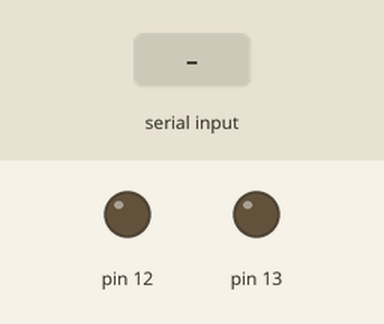
Bench run of a sketch on a simulated Arduino Uno, built with avr-gcc and run on an emulated ATmega328P. Shown: output pins drawn as LEDs (lit = HIGH). Inputs (shaded band) come from the test bench.

Above: at 1.2 s.
1.3 s: "a" received over Serial
At 2.1 s:
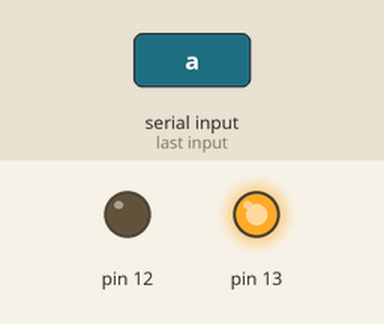
2.8 s: "b" received over Serial
At 3.2 s:
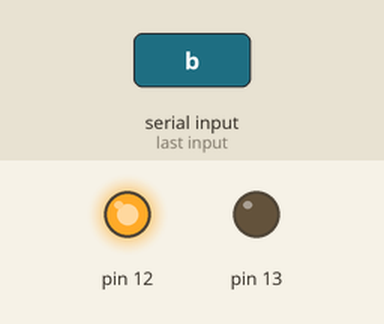
4.3 s: "c" received over Serial
At 5.5 s:
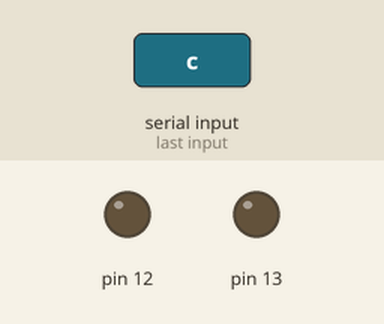
Timing chart, 0 to 7.3 s (numbered marks = the images above; inputs shaded):
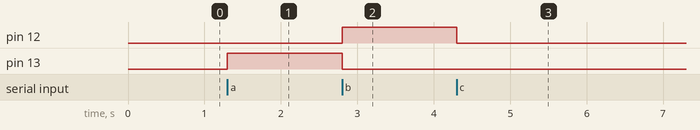

Measured:
- after the input at 1.3 s, pin 13: LOW → HIGH at once
- after the input at 2.8 s, pin 12: LOW → HIGH at once; pin 13: HIGH → LOW at once
- after the input at 4.3 s, pin 12: HIGH → LOW at once

The sketch:

Light_Code.ino
```cpp
#include "Arduino.h"
#include "lightRelay.h"

lightRelay LIGHT_0(13);
lightRelay LIGHT_1(12);

char serialInput ;

void setup() {
  Serial.begin(9600); //Initializing Arduino serial connection at a baud rate of 9600
}

void loop() {
  //empty until we decide we need to do something fancy
}

//serialEvent is what catches what you send from your python script
void serialEvent() {
  while (Serial.available()) {
    serialInput = Serial.read();
  }
  //Determine what to do given a serial command received
  switch (serialInput) {
    case 'a':
      LIGHT_0.on();
      LIGHT_1.off();
      break;
    case 'b':
      LIGHT_0.off();
      LIGHT_1.on();
      break;
    case 'c':
      LIGHT_0.off();
      LIGHT_1.off();
      break;
  }
  serialInput = ' '; //reset serial input character
}
```

lightRelay.cpp
```cpp
#include "Arduino.h"
#include "lightRelay.h"

lightRelay::lightRelay(int pin)
{
  pinMode(pin, OUTPUT);
  digitalWrite(pin, LOW);

  _pin = pin;
  _relayStatus = false;
}

void lightRelay::on()
{
  digitalWrite(_pin, HIGH);
  _relayStatus = true;
}

void lightRelay::off()
{
  digitalWrite(_pin, LOW);
  _relayStatus = false;
}

void lightRelay::toggle()
{
  if(_relayStatus){
    lightRelay::off();
  } else{
    lightRelay::on();
  }
}
```

lightRelay.h
```cpp
#ifndef lightRelay_h
#define lightRelay_h

#include "Arduino.h"

class lightRelay
{
  public:
    lightRelay(int pin);
    void on();
    void off();
    void toggle();
  private:
    int _pin;
    bool _relayStatus;
};

#endif
```
